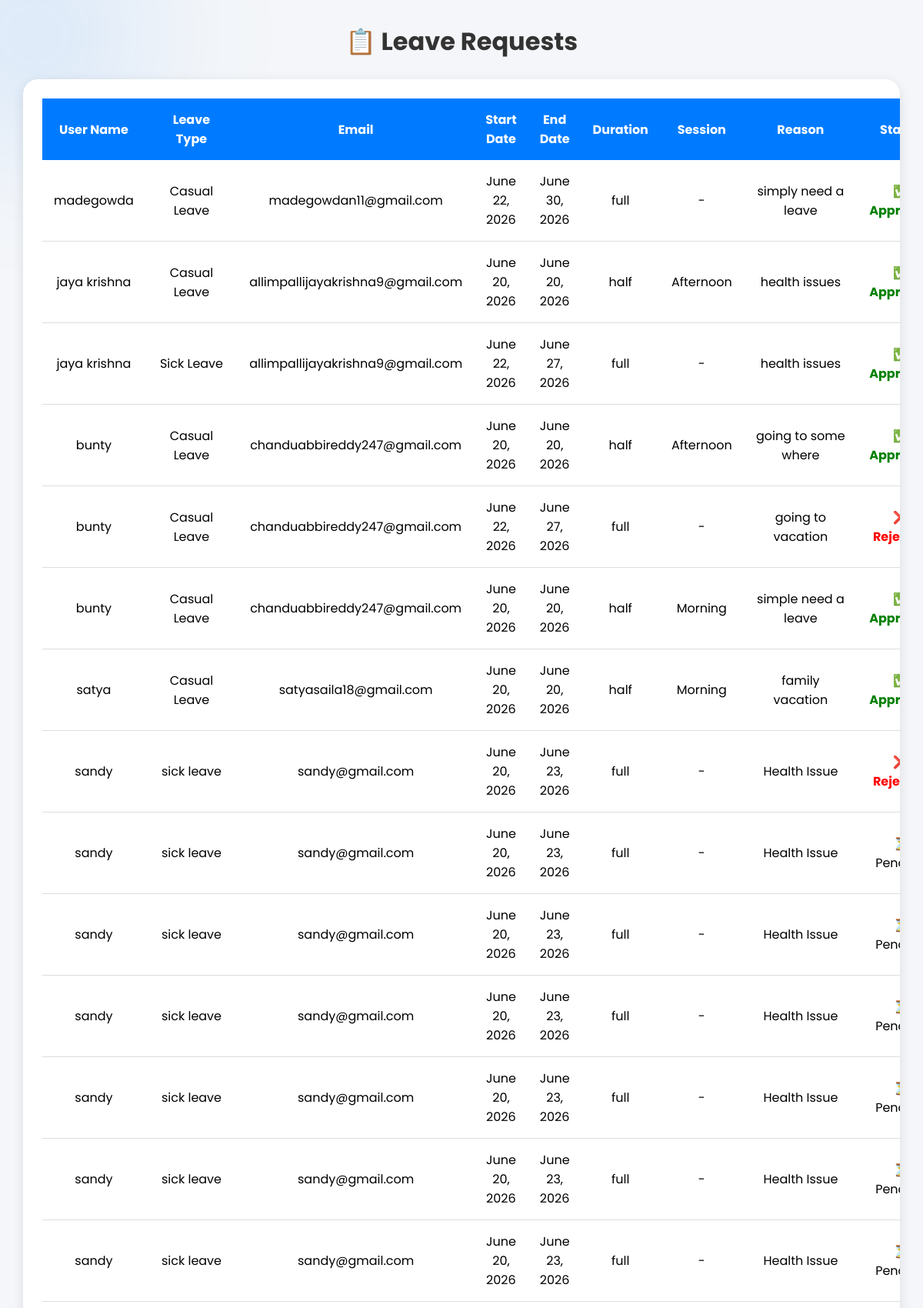
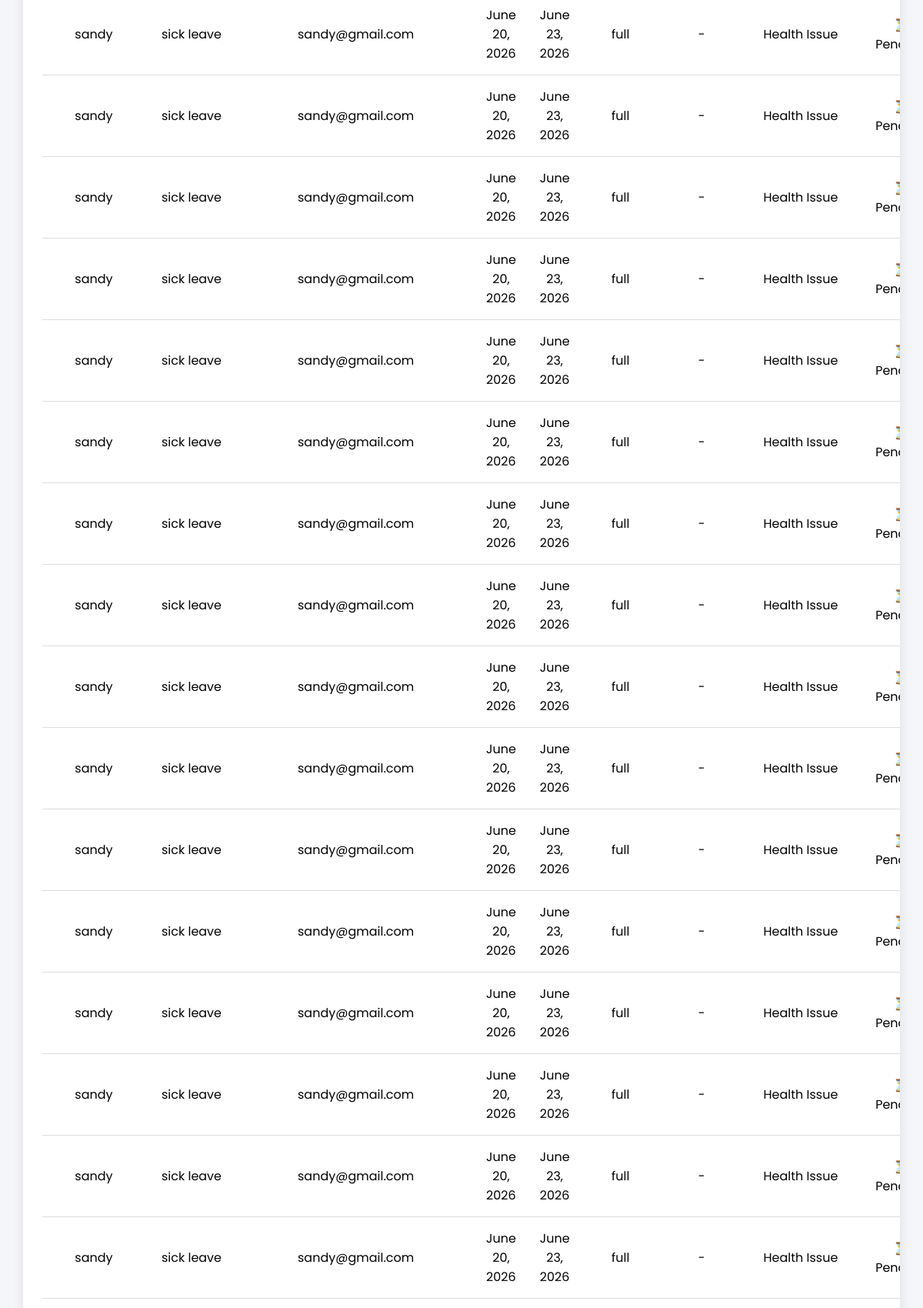
The app's page /leave_request/ (signed in, upper part) with its own data (2 pictures, top to bottom).
### leaves/models.py (models this page shows)
class Leave(models.Model):
    STATUS_CHOICES = (
        ('pending','Pending'),
        ('approved','Approved'),
        ('rejected','Rejected'),
    )
    DURATION_CHOICES = (
        ('full' , 'Full Day'),
        ('half' , 'Half Day')
    )
    HALF_DAY_CHOICES = (
        ('morning' , 'Morning'),
        ('afternoon' , 'Afternoon')
    )
    username = models.ForeignKey(User,on_delete = models.CASCADE)
    leave_type = models.CharField(max_length=100, default='Casual Leave')
    email = models.EmailField(blank=True, null=True)
    duration = models.CharField(max_length=20, choices = DURATION_CHOICES, default='full')
    half_day_session = models.CharField(max_length=20,choices=HALF_DAY_CHOICES, blank=True , null=True)
    start_date = models.DateField()
    end_date = models.DateField()
    total_days = models.FloatField(default=0)
    reason = models.TextField()
    status = models.CharField(max_length=100, choices = STATUS_CHOICES , default = 'pending')

### leaves/views.py (the view)
# urls.py: path('leave_request/', views.leave_request , name='leave_request'),
@login_required
def leave_request(request):
    leave_list = Leave.objects.all().order_by('-id')
    return render(request,'leaves/leave_request.html',{'leave_list':leave_list})

### templates/leaves/leave_request.html (shortened to what this page needs)
{% load static %}
<!DOCTYPE html>
<html lang="en">
<head>
<link rel="stylesheet"
href="{% static 'css/leave_request.css' %}">
</head>
<body>
<div class="blob blob1"></div>
<div class="container">
<h1>📋 Leave Requests</h1>
<div class="card">
    <table>
        <tr>
            <th>User Name</th>
            <th>Leave Type</th>
            <th>Email</th>
            <th>Start Date</th>
            <th>End Date</th>
            <th>Duration</th>
            <th>Session</th>
            <th>Reason</th>
            <th>Status</th>
        </tr>
        {% for i in leave_list %}
        <tr>
            <td>{{ i.username }}</td>
            <td>{{ i.leave_type }}</td>
            <td>{{ i.email }}</td>
            <td>{{ i.start_date }}</td>
            <td>{{ i.end_date }}</td>
            <td>{{i.duration}}</td>
            <td>
                {% if i.duration == 'half' %}
                    {{ i.half_day_session|title }}
                {% else %}
        -
                {% endif %}
            </td>
            <td>{{ i.reason }}</td>
            <td>
                {% if i.status == 'pending' %}
                <span class="pending">
                    ⏳ Pending
                </span>
                {% elif i.status == 'approved' %}
                <span class="approved">
                    ✅ Approved
                </span>
                {% elif i.status == 'rejected' %}
                <span class="rejected">
                    ❌ Rejected
                </span>
                {% endif %}
            </td>
        </tr>
        {% empty %}
        <tr>
            <td colspan="8" class="no-data">
                No Leave Requests Found
            </td>
        </tr>
        {% endfor %}
    </table>
</div>
</div>
</body>
</html>

### static/css/leave_request.css (style rules this page uses)
* { margin:0; padding:0; box-sizing:border-box; font-family:'Poppins',sans-serif; }
body { background:#f4f6f9; padding:30px; overflow-x:hidden; }
.blob { position:fixed; border-radius:50%; filter:blur(100px); z-index:-1; animation:float 10s ease-in-out infinite; }
.blob1 { width:250px; height:250px; background:rgba(0,123,255,.15); top:-80px; left:-80px; }
.container { max-width:1400px; margin:auto; animation:fadeIn 1s ease; }
h1 { text-align:center; margin-bottom:25px; color:#333; }
.card { background:#fff; padding:25px; border-radius:20px; box-shadow:0 4px 15px rgba(0,0,0,0.1); overflow-x:auto; }
table { width:100%; border-collapse:collapse; }
th { background:#007bff; color:white; padding:15px; text-align:center; }
td { padding:15px; text-align:center; border-bottom:1px solid #ddd; vertical-align:middle; }
tr { transition:.3s; }
.approved { color:green; font-weight:bold; }
.rejected { color:red; font-weight:bold; }

### records on screen
Leave: username "madegowda", leave_type "Casual Leave", email "madegowdan11@gmail.com", start_date "June 22, 2026", end_date "June 30, 2026", duration "full", reason "simply need a leave", status "✅ Approved"
Leave: username "jaya krishna", leave_type "Casual Leave", email "allimpallijayakrishna9@gmail.com", start_date "June 20, 2026", end_date "June 20, 2026", duration "half", half_day_session "Afternoon", reason "health issues", status "✅ Approved"
Leave: username "jaya krishna", leave_type "Sick Leave", email "allimpallijayakrishna9@gmail.com", start_date "June 22, 2026", end_date "June 27, 2026", duration "full", reason "health issues", status "✅ Approved"
Leave: username "bunty", leave_type "Casual Leave", email "chanduabbireddy247@gmail.com", start_date "June 20, 2026", end_date "June 20, 2026", duration "half", half_day_session "Afternoon", reason "going to some where", status "✅ Approved"
Leave: username "bunty", leave_type "Casual Leave", email "chanduabbireddy247@gmail.com", start_date "June 22, 2026", end_date "June 27, 2026", duration "full", reason "going to vacation", status "❌ Rejected"
Leave: username "bunty", leave_type "Casual Leave", email "chanduabbireddy247@gmail.com", start_date "June 20, 2026", end_date "June 20, 2026", duration "half", half_day_session "Morning", reason "simple need a leave", status "✅ Approved"
Leave: username "satya", leave_type "Casual Leave", email "satyasaila18@gmail.com", start_date "June 20, 2026", end_date "June 20, 2026", duration "half", half_day_session "Morning", reason "family vacation", status "✅ Approved"
Leave: username "sandy", leave_type "sick leave", email "sandy@gmail.com", start_date "June 20, 2026", end_date "June 23, 2026", duration "full", reason "Health Issue", status "❌ Rejected"
Leave: username "sandy", leave_type "sick leave", email "sandy@gmail.com", start_date "June 20, 2026", end_date "June 23, 2026", duration "full", reason "Health Issue", status "⏳ Pending"
Leave: username "sandy", leave_type "sick leave", email "sandy@gmail.com", start_date "June 20, 2026", end_date "June 23, 2026", duration "full", reason "Health Issue", status "⏳ Pending"
Leave: username "sandy", leave_type "sick leave", email "sandy@gmail.com", start_date "June 20, 2026", end_date "June 23, 2026", duration "full", reason "Health Issue", status "⏳ Pending"
Leave: username "sandy", leave_type "sick leave", email "sandy@gmail.com", start_date "June 20, 2026", end_date "June 23, 2026", duration "full", reason "Health Issue", status "⏳ Pending"
Leave: username "sandy", leave_type "sick leave", email "sandy@gmail.com", start_date "June 20, 2026", end_date "June 23, 2026", duration "full", reason "Health Issue", status "⏳ Pending"
Leave: username "sandy", leave_type "sick leave", email "sandy@gmail.com", start_date "June 20, 2026", end_date "June 23, 2026", duration "full", reason "Health Issue", status "⏳ Pending"
Leave: username "sandy", leave_type "sick leave", email "sandy@gmail.com", start_date "June 20, 2026", end_date "June 23, 2026", duration "full", reason "Health Issue", status "⏳ Pending"
Leave: username "sandy", leave_type "sick leave", email "sandy@gmail.com", start_date "June 20, 2026", end_date "June 23, 2026", duration "full", reason "Health Issue", status "⏳ Pending"
Leave: username "sandy", leave_type "sick leave", email "sandy@gmail.com", start_date "June 20, 2026", end_date "June 23, 2026", duration "full", reason "Health Issue", status "⏳ Pending"
Leave: username "sandy", leave_type "sick leave", email "sandy@gmail.com", start_date "June 20, 2026", end_date "June 23, 2026", duration "full", reason "Health Issue", status "⏳ Pending"
Leave: username "sandy", leave_type "sick leave", email "sandy@gmail.com", start_date "June 20, 2026", end_date "June 23, 2026", duration "full", reason "Health Issue", status "⏳ Pending"
Leave: username "sandy", leave_type "sick leave", email "sandy@gmail.com", start_date "June 20, 2026", end_date "June 23, 2026", duration "full", reason "Health Issue", status "⏳ Pending"
Leave: username "sandy", leave_type "sick leave", email "sandy@gmail.com", start_date "June 20, 2026", end_date "June 23, 2026", duration "full", reason "Health Issue", status "⏳ Pending"
Leave: username "sandy", leave_type "sick leave", email "sandy@gmail.com", start_date "June 20, 2026", end_date "June 23, 2026", duration "full", reason "Health Issue", status "⏳ Pending"
Leave: username "sandy", leave_type "sick leave", email "sandy@gmail.com", start_date "June 20, 2026", end_date "June 23, 2026", duration "full", reason "Health Issue", status "⏳ Pending"
Leave: username "sandy", leave_type "sick leave", email "sandy@gmail.com", start_date "June 20, 2026", end_date "June 23, 2026", duration "full", reason "Health Issue", status "⏳ Pending"
Leave: username "sandy", leave_type "sick leave", email "sandy@gmail.com", start_date "June 20, 2026", end_date "June 23, 2026", duration "full", reason "Health Issue", status "⏳ Pending"
Leave: username "sandy", leave_type "sick leave", email "sandy@gmail.com", start_date "June 20, 2026", end_date "June 23, 2026", duration "full", reason "Health Issue", status "⏳ Pending"
Leave: username "sandy", leave_type "sick leave", email "sandy@gmail.com", start_date "June 20, 2026", end_date "June 23, 2026", duration "full", reason "Health Issue", status "⏳ Pending"
Leave: username "sandy", leave_type "sick leave", email "sandy@gmail.com", start_date "June 20, 2026", end_date "June 23, 2026", duration "full", reason "Health Issue", status "⏳ Pending"
Leave: username "sandy", leave_type "sick leave", email "sandy@gmail.com", start_date "June 20, 2026", end_date "June 23, 2026", duration "full", reason "Health Issue", status "⏳ Pending"
Leave: username "sandy", leave_type "sick leave", email "sandy@gmail.com", start_date "June 20, 2026", end_date "June 23, 2026", duration "full", reason "Health Issue", status "⏳ Pending"
